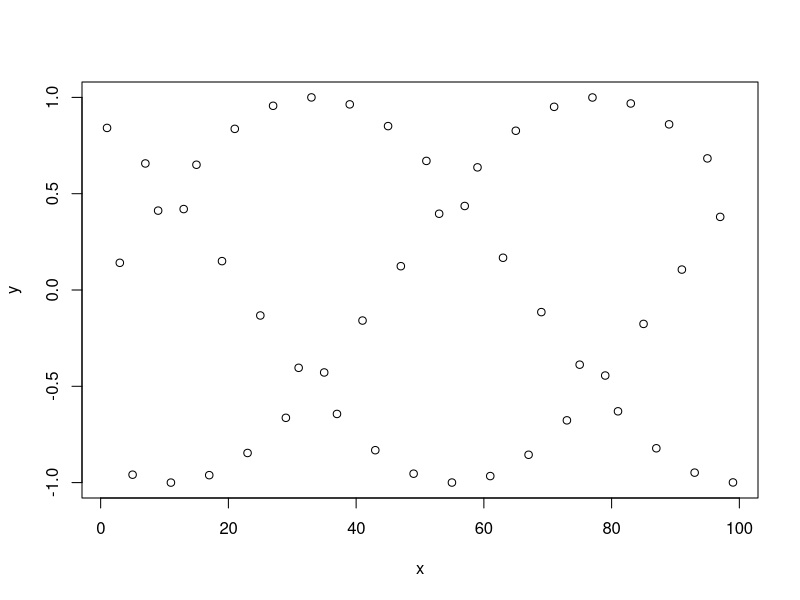
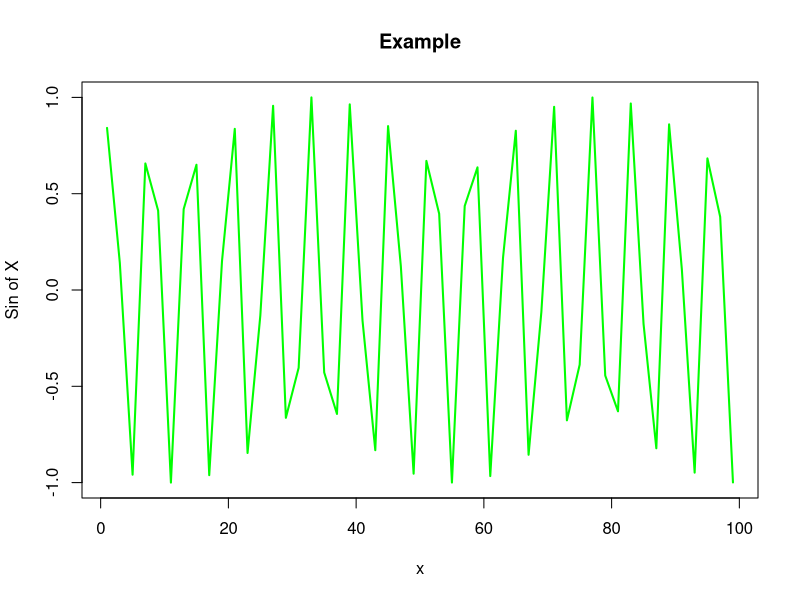
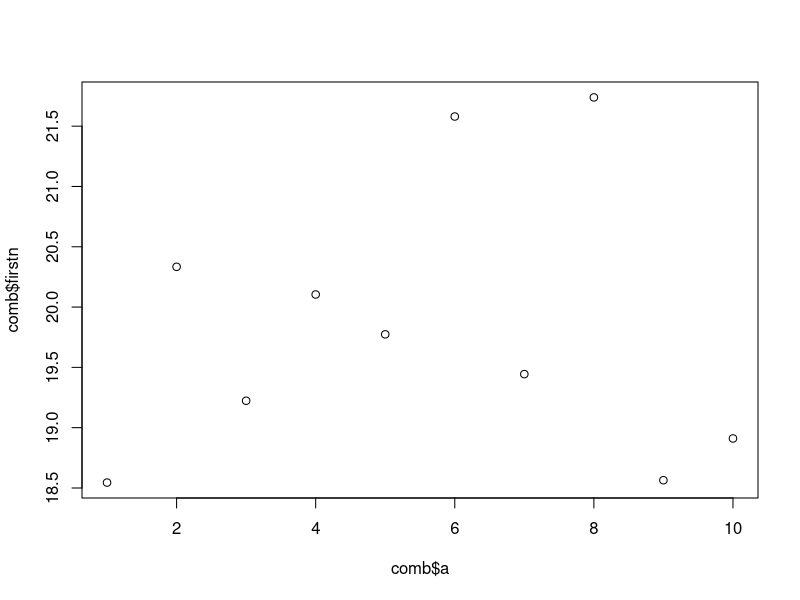
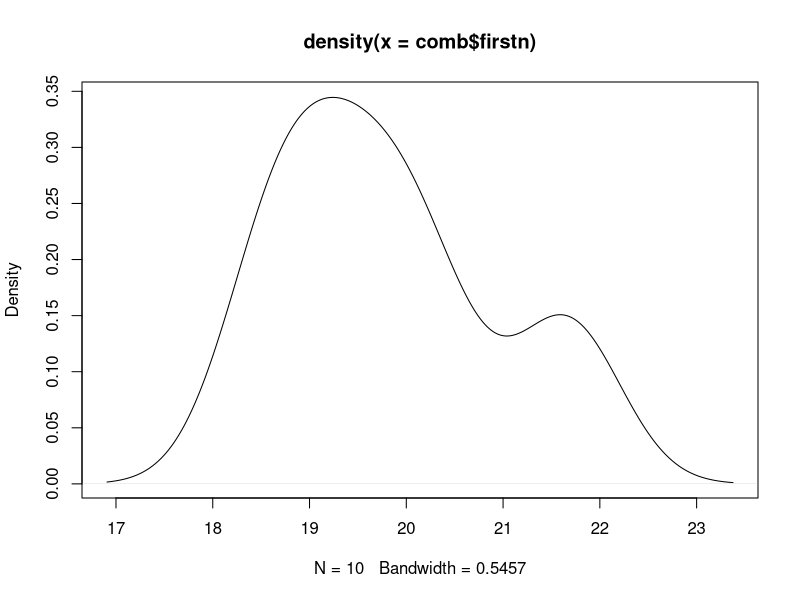
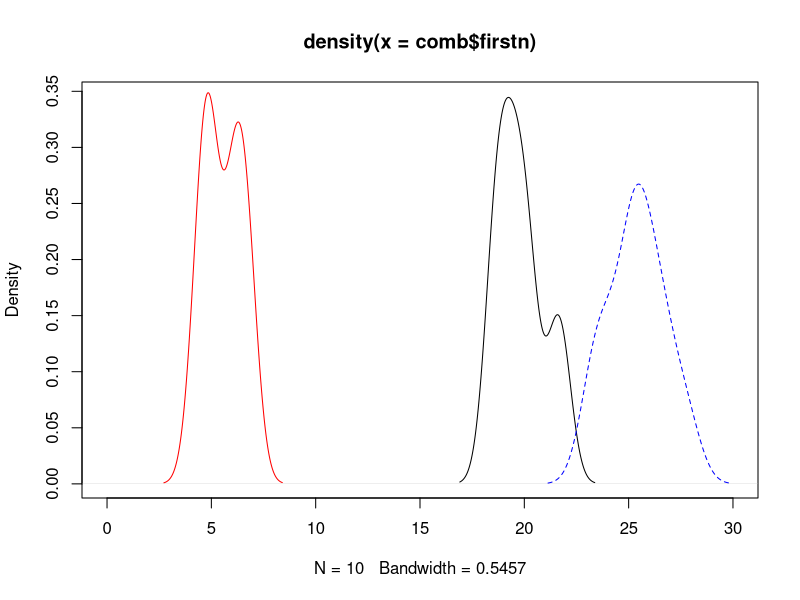

These charts were generated, in order, by the following R code:

# generate some data
x=2

x = seq(from=1, to=100, by=2)
head(x)

#manipulate data - sin is a function in the base package of R
y = sin(x)

#plot - so is plot
plot(x,y)
# most functions have lots of optional arguments
plot(x,y, ylab="Sin of X", col="green", 
     type="l", lwd=2, main="Example")

# more complex data type
x = matrix(c(1,2,3,5,6,7),ncol=2)
x

y = sin(x)
y

#data frames - very useful - like a matrix but more flexible

comb = data.frame( a=seq(from=1,to=10, by=1),
                      firstn = rnorm(n=10, mean=20),  
                      secn = rnorm(n=10, mean=5))

plot(comb$a, comb$firstn)
density(comb$firstn)
summary(comb$firstn)
summary(comb$secn)
summary(comb$firstn+comb$secn)
plot(density(comb$firstn), type="l")
lines(density(comb$secn), col="red")
plot(density(comb$firstn), type="l", xlim=c(0,30))
lines(density(comb$secn), col="red")
lines(density(comb$secn+comb$firstn), col="blue", lty=2)
